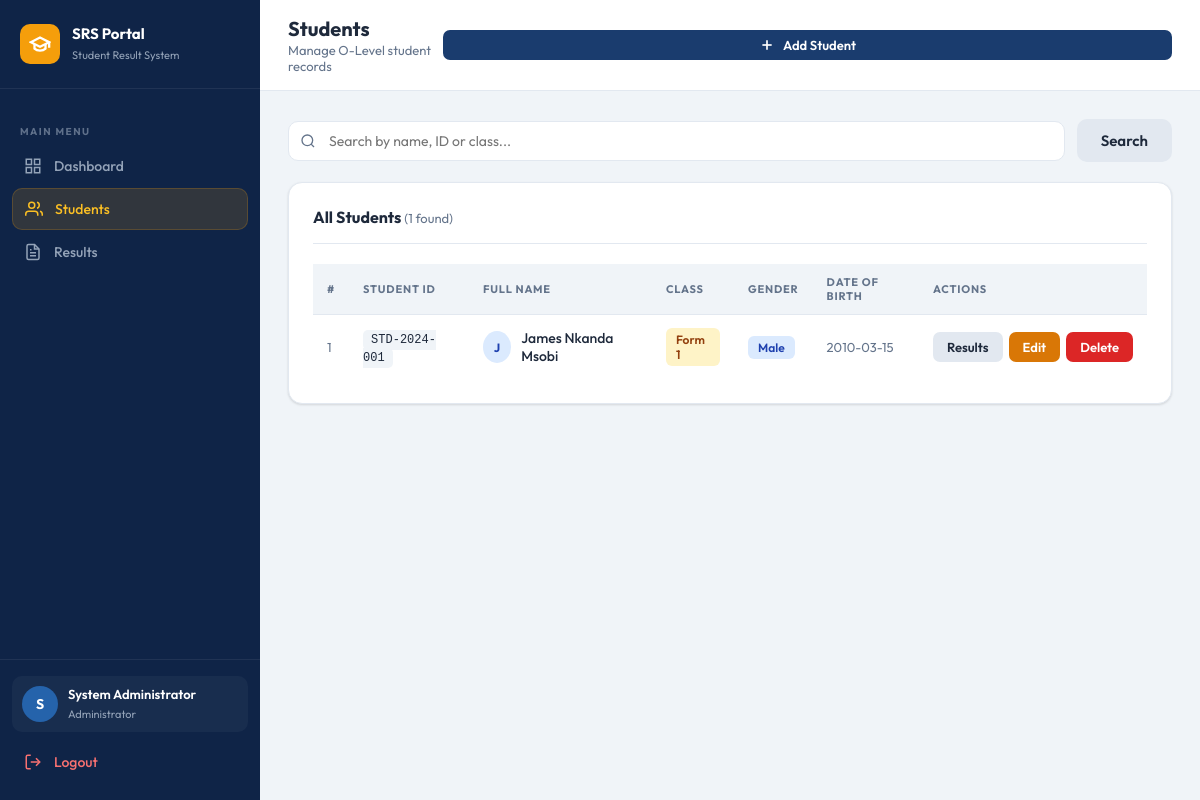
The page /student.php (signed in) on the database its author committed.
### tables this page shows
CREATE TABLE IF NOT EXISTS students (
    id INT AUTO_INCREMENT PRIMARY KEY,
    student_id VARCHAR(20) NOT NULL UNIQUE,
    full_name VARCHAR(100) NOT NULL,
    class VARCHAR(50) NOT NULL,
    gender ENUM('Male', 'Female') NOT NULL,
    date_of_birth DATE,
    created_at TIMESTAMP DEFAULT CURRENT_TIMESTAMP
);

### includes/config.php (called while the page is built, shortened)
<?php
function sanitize($conn, $data) {
    return $conn->real_escape_string(htmlspecialchars(trim($data)));
}
?>

### student.php (the view, shortened to what this page needs)
<?php
require_once 'includes/config.php';
$search = sanitize($conn, $_GET['search'] ?? '');
$where = $search ? "WHERE full_name LIKE '%$search%' OR student_id LIKE '%$search%' OR class LIKE '%$search%'" : '';
$students = $conn->query("SELECT * FROM students $where ORDER BY created_at DESC");
?>
<!DOCTYPE html>
<html lang="en">
<head>
    <link rel="stylesheet" href="css/style.css">
</head>
<body>
<div class="layout">
    <?php include 'includes/sidebar.php'; ?>
    <div class="main-content">
        <div class="topbar">
            <div class="topbar-title">
                <h1>Students</h1>
                <p>Manage O-Level student records</p>
            </div>
            <button class="btn btn-primary btn-sm" onclick="openModal('addModal')">
                <svg width="16" height="16" viewBox="0 0 24 24" fill="none" stroke="currentColor" stroke-width="2.5">
                    <line x1="12" y1="5" x2="12" y2="19"/><line x1="5" y1="12" x2="19" y2="12"/>
                </svg>
                Add Student
            </button>
        </div>
        <div class="page-content">
            <form method="GET" class="search-bar">
                <div class="search-input">
                    <svg class="search-icon" viewBox="0 0 24 24" fill="none" stroke="currentColor" stroke-width="2">
                        <circle cx="11" cy="11" r="8"/><line x1="21" y1="21" x2="16.65" y2="16.65"/>
                    </svg>
                    <input type="text" name="search" placeholder="Search by name, ID or class..."
                           value="<?= htmlspecialchars($search) ?>">
                </div>
                <button type="submit" class="btn btn-secondary">Search</button>
            </form>
            <div class="card">
                <div class="card-header">
                    <h2>All Students
                        <span style="font-size:13px; font-weight:400; color:var(--text-muted);">
                            (<?= $students ? $students->num_rows : 0 ?> found)
                        </span>
                    </h2>
                </div>
                <?php if ($students && $students->num_rows > 0): ?>
                <div class="table-wrapper">
                    <table>
                        <thead>
                            <tr>
                                <th>#</th>
                                <th>Student ID</th>
                                <th>Full Name</th>
                                <th>Class</th>
                                <th>Gender</th>
                                <th>Date of Birth</th>
                                <th>Actions</th>
                            </tr>
                        </thead>
                        <tbody>
                            <?php $i = 1; while($s = $students->fetch_assoc()): ?>
                            <tr>
                                <td style="color:var(--text-muted); font-size:13px;"><?= $i++ ?></td>
                                <td><code style="background:var(--bg); padding:3px 8px; border-radius:5px; font-size:12px;"><?= htmlspecialchars($s['student_id']) ?></code></td>
                                <td>
                                    <div style="display:flex; align-items:center; gap:10px;">
                                        <div style="width:32px; height:32px; border-radius:50%; background:<?= $s['gender']=='Female' ? '#fce7f3' : '#dbeafe' ?>; display:flex; align-items:center; justify-content:center; font-size:12px; font-weight:700; color:<?= $s['gender']=='Female' ? '#9d174d' : '#1e40af' ?>;">
                                            <?= strtoupper(substr($s['full_name'], 0, 1)) ?>
                                        </div>
                                        <span style="font-weight:500;"><?= htmlspecialchars($s['full_name']) ?></span>
                                    </div>
                                </td>
                                <td><span class="badge badge-amber"><?= htmlspecialchars($s['class']) ?></span></td>
                                <td>
                                    <span class="badge <?= $s['gender']=='Female' ? 'badge-pink' : 'badge-blue' ?>">
                                        <?= $s['gender'] ?>
                                    </span>
                                </td>
                                <td style="color:var(--text-muted); font-size:13px;"><?= $s['date_of_birth'] ?? '—' ?></td>
                                <td>
                                    <div style="display:flex; gap:6px;">
                                        <a href="result.php?student=<?= $s['id'] ?>" class="btn btn-secondary btn-sm">Results</a>
                                        <a href="?edit=<?= $s['id'] ?>" class="btn btn-warning btn-sm">Edit</a>
                                        <a href="?delete=<?= $s['id'] ?>" class="btn btn-danger btn-sm"
                                           onclick="return confirm('Delete <?= htmlspecialchars($s['full_name']) ?>? This will also delete all their results.')">Delete</a>
                                    </div>
                                </td>
                            </tr>
                            <?php endwhile; ?>
                        </tbody>
                    </table>
                </div>
                <?php endif; ?>
            </div>
        </div>
    </div>
</div>
</body>
</html>

### includes/sidebar.php
<?php
$current_page = basename($_SERVER['PHP_SELF']);
?>
<aside class="sidebar" id="sidebar">
    <div class="sidebar-header">
        <div class="sidebar-brand">
            <div class="brand-icon">
                <svg width="22" height="22" viewBox="0 0 24 24" fill="none" stroke="currentColor" stroke-width="2.5">
                    <path d="M22 10v6M2 10l10-5 10 5-10 5z"/>
                    <path d="M6 12v5c3 3 9 3 12 0v-5"/>
                </svg>
            </div>
            <div class="brand-text">
                <h2>SRS Portal</h2>
                <span>Student Result System</span>
            </div>
        </div>
    </div>
    <nav class="sidebar-nav">
        <div class="nav-section-title">Main Menu</div>
        <a href="dashboard.php" class="nav-item <?= $current_page == 'dashboard.php' ? 'active' : '' ?>">
            <svg viewBox="0 0 24 24" fill="none" stroke="currentColor" stroke-width="2">
                <rect x="3" y="3" width="7" height="7"/><rect x="14" y="3" width="7" height="7"/>
                <rect x="14" y="14" width="7" height="7"/><rect x="3" y="14" width="7" height="7"/>
            </svg>
            Dashboard
        </a>
        <a href="student.php" class="nav-item <?= $current_page == 'student.php' ? 'active' : '' ?>">
            <svg viewBox="0 0 24 24" fill="none" stroke="currentColor" stroke-width="2">
                <path d="M17 21v-2a4 4 0 0 0-4-4H5a4 4 0 0 0-4 4v2"/>
                <circle cx="9" cy="7" r="4"/>
                <path d="M23 21v-2a4 4 0 0 0-3-3.87"/>
                <path d="M16 3.13a4 4 0 0 1 0 7.75"/>
            </svg>
            Students
        </a>
        <a href="result.php" class="nav-item <?= $current_page == 'result.php' ? 'active' : '' ?>">
            <svg viewBox="0 0 24 24" fill="none" stroke="currentColor" stroke-width="2">
                <path d="M14 2H6a2 2 0 0 0-2 2v16a2 2 0 0 0 2 2h12a2 2 0 0 0 2-2V8z"/>
                <polyline points="14,2 14,8 20,8"/>
                <line x1="16" y1="13" x2="8" y2="13"/>
                <line x1="16" y1="17" x2="8" y2="17"/>
                <polyline points="10,9 9,9 8,9"/>
            </svg>
            Results
        </a>
    </nav>
    <div class="sidebar-footer">
        <div class="admin-info">
            <div class="admin-avatar"><?= strtoupper(substr($_SESSION['admin_name'] ?? 'A', 0, 1)) ?></div>
            <div class="admin-details">
                <p><?= htmlspecialchars($_SESSION['admin_name'] ?? 'Admin') ?></p>
                <span>Administrator</span>
            </div>
        </div>
        <a href="logout.php" class="nav-item" style="color:#f87171;">
            <svg viewBox="0 0 24 24" fill="none" stroke="currentColor" stroke-width="2">
                <path d="M9 21H5a2 2 0 0 1-2-2V5a2 2 0 0 1 2-2h4"/>
                <polyline points="16,17 21,12 16,7"/>
                <line x1="21" y1="12" x2="9" y2="12"/>
            </svg>
            Logout
        </a>
    </div>
</aside>

### rows shown on the page
students: student "STD-2024-001", full_name "J", full_name "James Nkanda Msobi", class "Form 1", gender "Male", date_of_birth "2010-03-15"

### other values the page prints
substr($_SESSION['admin_name'] ?? 'A', 0, 1) "S"
$_SESSION['admin_name'] "System Administrator"
$students->num_rows "1"
